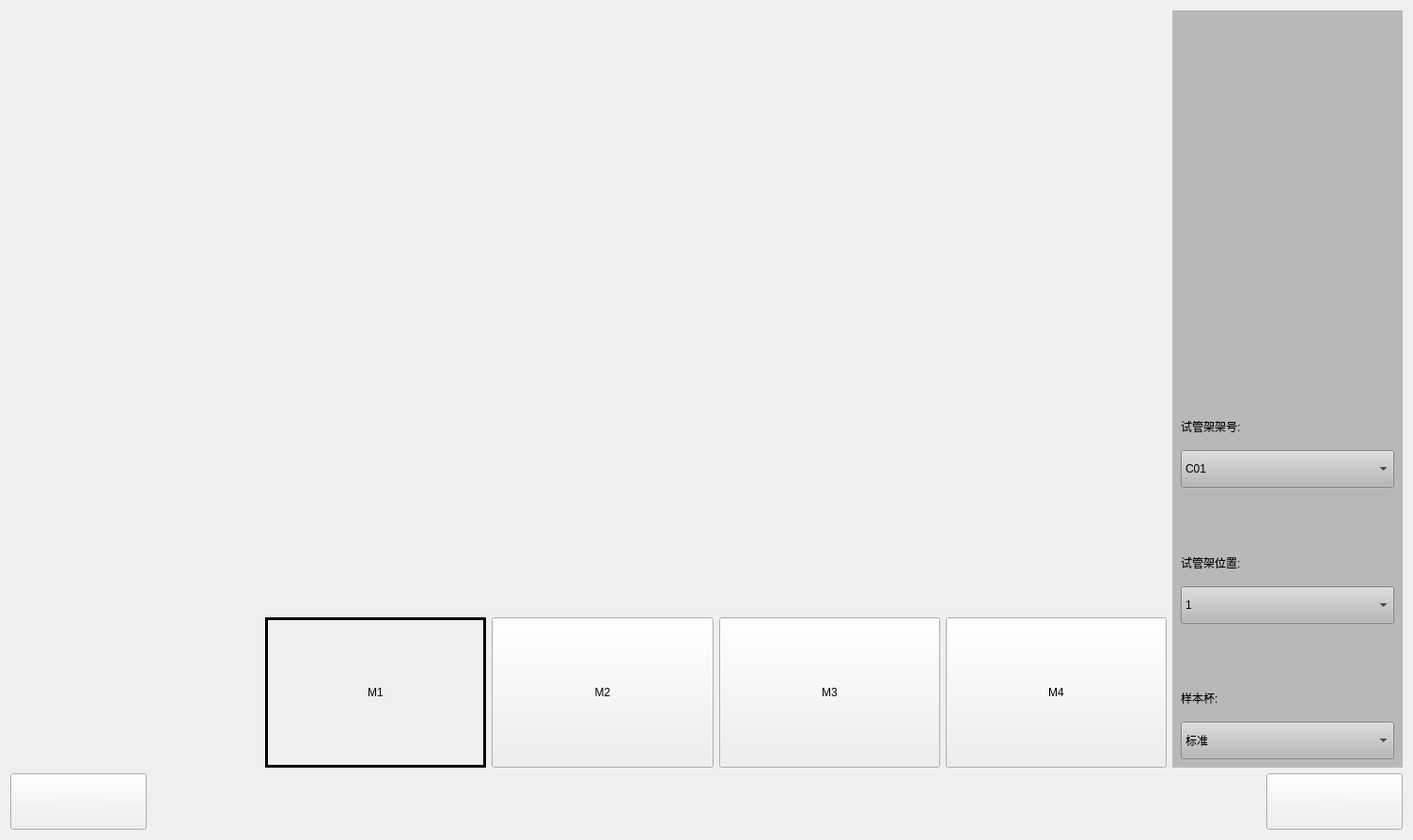
<?xml version="1.0" encoding="UTF-8"?>
<ui version="4.0">
 <class>QCOverview</class>
 <widget class="QWidget" name="QCOverview">
  <property name="geometry">
   <rect>
    <x>0</x>
    <y>0</y>
    <width>1503</width>
    <height>894</height>
   </rect>
  </property>
  <property name="windowTitle">
   <string>Form</string>
  </property>
  <layout class="QVBoxLayout" name="verticalLayout_2">
   <item>
    <layout class="QHBoxLayout" name="horizontalLayout_2" stretch="2,8,2">
     <item>
      <widget class="CusTableView" name="QCProducets" native="true"/>
     </item>
     <item>
      <layout class="QVBoxLayout" name="verticalLayout" stretch="8,2">
       <property name="leftMargin">
        <number>20</number>
       </property>
       <item>
        <widget class="TurnPageGridView" name="QCProjects" native="true"/>
       </item>
       <item>
        <layout class="QHBoxLayout" name="horizontalLayout">
         <item>
          <widget class="QPushButton" name="MachineM1">
           <property name="sizePolicy">
            <sizepolicy hsizetype="Minimum" vsizetype="Minimum">
             <horstretch>0</horstretch>
             <verstretch>0</verstretch>
            </sizepolicy>
           </property>
           <property name="minimumSize">
            <size>
             <width>20</width>
             <height>60</height>
            </size>
           </property>
           <property name="styleSheet">
            <string notr="true">QPushButton
{
border: 3px solid balck;
font: 26pt &quot;Microsoft YaHei UI&quot;;
}</string>
           </property>
           <property name="text">
            <string>M1</string>
           </property>
          </widget>
         </item>
         <item>
          <widget class="QPushButton" name="MachineM2">
           <property name="sizePolicy">
            <sizepolicy hsizetype="Minimum" vsizetype="Minimum">
             <horstretch>0</horstretch>
             <verstretch>0</verstretch>
            </sizepolicy>
           </property>
           <property name="minimumSize">
            <size>
             <width>40</width>
             <height>60</height>
            </size>
           </property>
           <property name="styleSheet">
            <string notr="true">font: 26pt &quot;Microsoft YaHei UI&quot;;</string>
           </property>
           <property name="text">
            <string>M2</string>
           </property>
          </widget>
         </item>
         <item>
          <widget class="QPushButton" name="MachineM3">
           <property name="sizePolicy">
            <sizepolicy hsizetype="Minimum" vsizetype="Minimum">
             <horstretch>0</horstretch>
             <verstretch>0</verstretch>
            </sizepolicy>
           </property>
           <property name="minimumSize">
            <size>
             <width>80</width>
             <height>60</height>
            </size>
           </property>
           <property name="styleSheet">
            <string notr="true">font: 26pt &quot;Microsoft YaHei UI&quot;;</string>
           </property>
           <property name="text">
            <string>M3</string>
           </property>
          </widget>
         </item>
         <item>
          <widget class="QPushButton" name="MachineM4">
           <property name="sizePolicy">
            <sizepolicy hsizetype="Minimum" vsizetype="Minimum">
             <horstretch>0</horstretch>
             <verstretch>0</verstretch>
            </sizepolicy>
           </property>
           <property name="minimumSize">
            <size>
             <width>80</width>
             <height>60</height>
            </size>
           </property>
           <property name="styleSheet">
            <string notr="true">font: 26pt &quot;Microsoft YaHei UI&quot;;</string>
           </property>
           <property name="text">
            <string>M4</string>
           </property>
          </widget>
         </item>
        </layout>
       </item>
      </layout>
     </item>
     <item>
      <widget class="QWidget" name="QCInfoArea" native="true">
       <property name="styleSheet">
        <string notr="true">background-color: rgb(184, 184, 184);</string>
       </property>
       <layout class="QVBoxLayout" name="verticalLayout_7">
        <item>
         <layout class="QVBoxLayout" name="verticalLayout_3" stretch="4,0,4,0,3,0,3,0,3">
          <property name="spacing">
           <number>6</number>
          </property>
          <item>
           <widget class="CusLineEditTopTitle" name="SampleID" native="true">
            <property name="maximumSize">
             <size>
              <width>16777215</width>
              <height>150</height>
             </size>
            </property>
           </widget>
          </item>
          <item>
           <spacer name="verticalSpacer">
            <property name="orientation">
             <enum>Qt::Vertical</enum>
            </property>
            <property name="sizeHint" stdset="0">
             <size>
              <width>20</width>
              <height>40</height>
             </size>
            </property>
           </spacer>
          </item>
          <item>
           <widget class="CusLineEditTopTitle" name="SampleCode" native="true">
            <property name="maximumSize">
             <size>
              <width>16777215</width>
              <height>150</height>
             </size>
            </property>
           </widget>
          </item>
          <item>
           <spacer name="verticalSpacer_2">
            <property name="orientation">
             <enum>Qt::Vertical</enum>
            </property>
            <property name="sizeHint" stdset="0">
             <size>
              <width>20</width>
              <height>40</height>
             </size>
            </property>
           </spacer>
          </item>
          <item>
           <layout class="QVBoxLayout" name="verticalLayout_6" stretch="2,8">
            <property name="spacing">
             <number>0</number>
            </property>
            <item>
             <widget class="QLabel" name="label_3">
              <property name="maximumSize">
               <size>
                <width>16777215</width>
                <height>50</height>
               </size>
              </property>
              <property name="styleSheet">
               <string notr="true">font: 20pt &quot;Microsoft YaHei UI&quot;;</string>
              </property>
              <property name="text">
               <string>试管架架号:</string>
              </property>
             </widget>
            </item>
            <item>
             <widget class="QComboBox" name="RackNumberCBX">
              <property name="minimumSize">
               <size>
                <width>0</width>
                <height>40</height>
               </size>
              </property>
              <item>
               <property name="text">
                <string>C01</string>
               </property>
              </item>
              <item>
               <property name="text">
                <string>C02</string>
               </property>
              </item>
              <item>
               <property name="text">
                <string>C03</string>
               </property>
              </item>
              <item>
               <property name="text">
                <string>C04</string>
               </property>
              </item>
              <item>
               <property name="text">
                <string>C05</string>
               </property>
              </item>
              <item>
               <property name="text">
                <string>C06</string>
               </property>
              </item>
              <item>
               <property name="text">
                <string>C07</string>
               </property>
              </item>
              <item>
               <property name="text">
                <string>C08</string>
               </property>
              </item>
              <item>
               <property name="text">
                <string>C09</string>
               </property>
              </item>
              <item>
               <property name="text">
                <string>C10</string>
               </property>
              </item>
             </widget>
            </item>
           </layout>
          </item>
          <item>
           <spacer name="verticalSpacer_3">
            <property name="orientation">
             <enum>Qt::Vertical</enum>
            </property>
            <property name="sizeHint" stdset="0">
             <size>
              <width>20</width>
              <height>40</height>
             </size>
            </property>
           </spacer>
          </item>
          <item>
           <layout class="QVBoxLayout" name="verticalLayout_4" stretch="2,8">
            <property name="spacing">
             <number>0</number>
            </property>
            <item>
             <widget class="QLabel" name="label">
              <property name="maximumSize">
               <size>
                <width>16777215</width>
                <height>50</height>
               </size>
              </property>
              <property name="styleSheet">
               <string notr="true">font: 20pt &quot;Microsoft YaHei UI&quot;;</string>
              </property>
              <property name="text">
               <string>试管架位置:</string>
              </property>
             </widget>
            </item>
            <item>
             <widget class="QComboBox" name="RackIndexCBX">
              <property name="minimumSize">
               <size>
                <width>0</width>
                <height>40</height>
               </size>
              </property>
              <item>
               <property name="text">
                <string>1</string>
               </property>
              </item>
              <item>
               <property name="text">
                <string>2</string>
               </property>
              </item>
              <item>
               <property name="text">
                <string>3</string>
               </property>
              </item>
              <item>
               <property name="text">
                <string>4</string>
               </property>
              </item>
              <item>
               <property name="text">
                <string>5</string>
               </property>
              </item>
              <item>
               <property name="text">
                <string>6</string>
               </property>
              </item>
             </widget>
            </item>
           </layout>
          </item>
          <item>
           <spacer name="verticalSpacer_4">
            <property name="orientation">
             <enum>Qt::Vertical</enum>
            </property>
            <property name="sizeHint" stdset="0">
             <size>
              <width>20</width>
              <height>40</height>
             </size>
            </property>
           </spacer>
          </item>
          <item>
           <layout class="QVBoxLayout" name="verticalLayout_5" stretch="2,8">
            <property name="spacing">
             <number>0</number>
            </property>
            <item>
             <widget class="QLabel" name="label_2">
              <property name="maximumSize">
               <size>
                <width>16777215</width>
                <height>50</height>
               </size>
              </property>
              <property name="styleSheet">
               <string notr="true">font: 20pt &quot;Microsoft YaHei UI&quot;;</string>
              </property>
              <property name="text">
               <string>样本杯:</string>
              </property>
             </widget>
            </item>
            <item>
             <widget class="QComboBox" name="SampleCupCBX">
              <property name="minimumSize">
               <size>
                <width>0</width>
                <height>40</height>
               </size>
              </property>
              <item>
               <property name="text">
                <string>标准</string>
               </property>
              </item>
             </widget>
            </item>
           </layout>
          </item>
         </layout>
        </item>
       </layout>
      </widget>
     </item>
    </layout>
   </item>
   <item>
    <layout class="QHBoxLayout" name="horizontalLayout_3">
     <item>
      <widget class="QPushButton" name="QCApplyListBtn">
       <property name="sizePolicy">
        <sizepolicy hsizetype="Minimum" vsizetype="Minimum">
         <horstretch>0</horstretch>
         <verstretch>0</verstretch>
        </sizepolicy>
       </property>
       <property name="minimumSize">
        <size>
         <width>145</width>
         <height>60</height>
        </size>
       </property>
       <property name="styleSheet">
        <string notr="true">QPushButton{
font: 700 13pt &quot;Microsoft YaHei UI&quot;;
color: #F2F2F2;
border-image: url(:/resources/img/common/btnNomal.png);
padding: -1;}
QPushButton:pressed{
font: 700 13pt &quot;Microsoft YaHei UI&quot;;
color: #F2F2F2;
border-image: url(:/resources/img/common/btnClicked.png);
padding: -1;}
</string>
       </property>
       <property name="text">
        <string>申请列表</string>
       </property>
      </widget>
     </item>
     <item>
      <spacer name="horizontalSpacer">
       <property name="orientation">
        <enum>Qt::Horizontal</enum>
       </property>
       <property name="sizeHint" stdset="0">
        <size>
         <width>40</width>
         <height>20</height>
        </size>
       </property>
      </spacer>
     </item>
     <item>
      <widget class="QPushButton" name="QCSaveBtn">
       <property name="sizePolicy">
        <sizepolicy hsizetype="Minimum" vsizetype="Minimum">
         <horstretch>0</horstretch>
         <verstretch>0</verstretch>
        </sizepolicy>
       </property>
       <property name="minimumSize">
        <size>
         <width>145</width>
         <height>60</height>
        </size>
       </property>
       <property name="styleSheet">
        <string notr="true">QPushButton{
font: 700 13pt &quot;Microsoft YaHei UI&quot;;
color: #F2F2F2;
border-image: url(:/resources/img/common/btnNomal.png);
padding: -1;}
QPushButton:pressed{
font: 700 13pt &quot;Microsoft YaHei UI&quot;;
color: #F2F2F2;
border-image: url(:/resources/img/common/btnClicked.png);
padding: -1;}
</string>
       </property>
       <property name="text">
        <string>保存</string>
       </property>
      </widget>
     </item>
    </layout>
   </item>
  </layout>
 </widget>
 <customwidgets>
  <customwidget>
   <class>CusTableView</class>
   <extends>QWidget</extends>
   <header location="global">CusTableView.h</header>
   <container>1</container>
  </customwidget>
  <customwidget>
   <class>TurnPageGridView</class>
   <extends>QWidget</extends>
   <header location="global">TurnPageGridView.h</header>
   <container>1</container>
  </customwidget>
  <customwidget>
   <class>CusLineEditTopTitle</class>
   <extends>QWidget</extends>
   <header location="global">CusLineEditTopTitle.h</header>
   <container>1</container>
  </customwidget>
 </customwidgets>
 <resources/>
 <connections/>
</ui>
